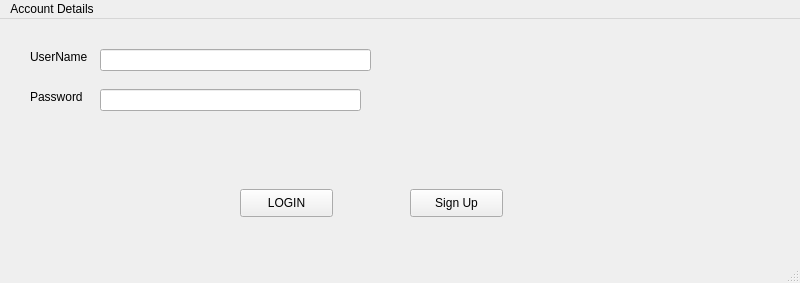
<?xml version="1.0" encoding="UTF-8"?>
<ui version="4.0">
 <class>MainWindow</class>
 <widget class="QMainWindow" name="MainWindow">
  <property name="geometry">
   <rect>
    <x>0</x>
    <y>0</y>
    <width>800</width>
    <height>283</height>
   </rect>
  </property>
  <property name="windowTitle">
   <string>MainWindow</string>
  </property>
  <widget class="QWidget" name="centralwidget">
   <widget class="QLineEdit" name="lineEdit">
    <property name="geometry">
     <rect>
      <x>100</x>
      <y>30</y>
      <width>271</width>
      <height>22</height>
     </rect>
    </property>
    <property name="text">
     <string/>
    </property>
   </widget>
   <widget class="QLabel" name="label">
    <property name="geometry">
     <rect>
      <x>30</x>
      <y>30</y>
      <width>81</width>
      <height>16</height>
     </rect>
    </property>
    <property name="text">
     <string>UserName</string>
    </property>
   </widget>
   <widget class="QLabel" name="label_2">
    <property name="geometry">
     <rect>
      <x>30</x>
      <y>70</y>
      <width>55</width>
      <height>16</height>
     </rect>
    </property>
    <property name="text">
     <string>Password</string>
    </property>
   </widget>
   <widget class="QLineEdit" name="lineEdit_2">
    <property name="geometry">
     <rect>
      <x>100</x>
      <y>70</y>
      <width>261</width>
      <height>22</height>
     </rect>
    </property>
   </widget>
   <widget class="QPushButton" name="Login_Button">
    <property name="geometry">
     <rect>
      <x>240</x>
      <y>170</y>
      <width>93</width>
      <height>28</height>
     </rect>
    </property>
    <property name="text">
     <string>LOGIN</string>
    </property>
   </widget>
   <widget class="QPushButton" name="SignUpButton">
    <property name="geometry">
     <rect>
      <x>410</x>
      <y>170</y>
      <width>93</width>
      <height>28</height>
     </rect>
    </property>
    <property name="text">
     <string>Sign Up</string>
    </property>
   </widget>
  </widget>
  <widget class="QMenuBar" name="menubar">
   <property name="geometry">
    <rect>
     <x>0</x>
     <y>0</y>
     <width>800</width>
     <height>29</height>
    </rect>
   </property>
   <widget class="QMenu" name="menuAccount_Details">
    <property name="title">
     <string>Account Details</string>
    </property>
   </widget>
   <addaction name="menuAccount_Details"/>
  </widget>
  <widget class="QStatusBar" name="statusbar"/>
 </widget>
 <resources/>
 <connections/>
</ui>
